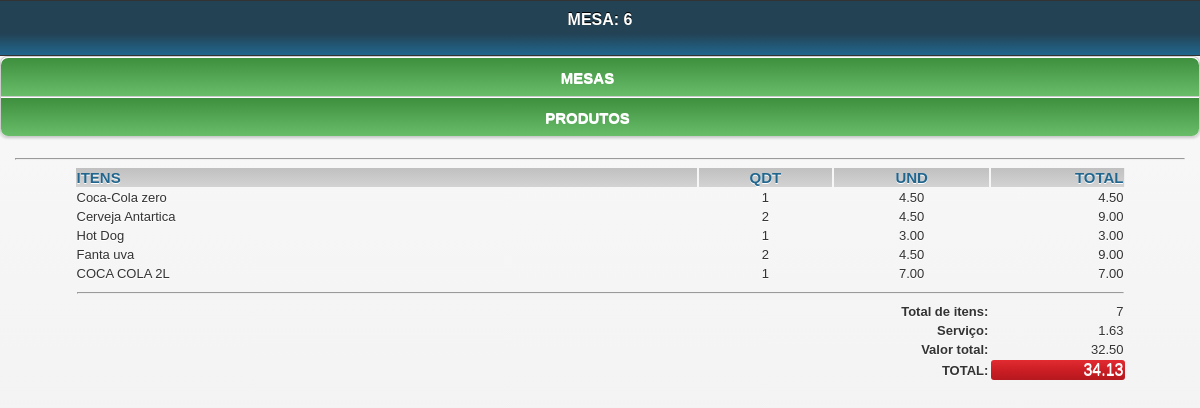
The page /mobile/vermesa.php?id_mesa=6 (signed in) on the database its author committed.
### tables this page shows
CREATE TABLE `tbl_carrinho` (
  `id` int(11) NOT NULL AUTO_INCREMENT,
  `cod` int(11) NOT NULL,
  `nome` varchar(150) NOT NULL,
  `preco` varchar(10) NOT NULL,
  `qtd` int(11) NOT NULL,
  `comanda` int(200) NOT NULL,
  `data` date NOT NULL,
  `time` time NOT NULL,
  `id_mesa` int(30) NOT NULL,
  `situacao` int(2) NOT NULL,
  `idGarcon` varchar(200) NOT NULL,
  `status` int(1) NOT NULL,
  `destino` int(1) NOT NULL,
  `entregue` int(1) NOT NULL,
  `feito` int(1) NOT NULL,
  PRIMARY KEY (`id`)
);

CREATE TABLE `config` (
  `id_conf` int(30) NOT NULL,
  `empresa` varchar(200) NOT NULL,
  `telefone` varchar(30) NOT NULL,
  `pgarcon` int(10) NOT NULL,
  `ativo` int(2) NOT NULL,
  `logo` varchar(100) DEFAULT NULL
);

### mobile/vermesa.php (the view, shortened to what this page needs)
<?php include "../config/conexao.php";
$idGarcon = $_SESSION['id_garcom'];
?>
<!doctype html>
<html class="no-js ui-mobile-rendering" lang="pt">
<head>
      <link rel="stylesheet" href="css/jquery.mobile-1.3.1.min.css" />
      <link rel="stylesheet" href="../css/css.css"/>
	  <link rel="stylesheet" href="css/stylemobile.css" />
</head>
<body>
<div class="categories" data-role="page" data-title="Categories">
      <div data-role="header" class="cabec">
            <h1>MESA: <?php echo $_GET['id_mesa']; ?></h1></br>
      </div>
              <ul data-role="listview" data-inset="true"  class="">
				<li><a style="color:white" class="cats2" href="mesas.php?id_garcom=<?php echo $idGarcon; ?>">MESAS</a></li>
				<li><a  style="color:white" class="cats2" href="javascript:window.history.go(-1)">PRODUTOS</a></li>
            </ul>
      <div data-role="content">
      <hr/>
      <div id="mesas2">
		<table width="100%">
			<tr style="font-size:15px; background: linear-gradient(#C0C0C0, #D3D3D3)">
			  <td width="56%" style="font-size:15px; color:#21668e"><strong>ITENS</strong></td>
			  <td width="12%" align="center"style="font-size:15px; color:#21668e"><strong>QDT</strong></td>
			  <td width="14%" align="center"style="font-size:15px; color:#21668e"><strong>UND</strong></td>
			  <td align="right" style="font-size:15px; color:#21668e"><strong>TOTAL</strong></td>
			</tr>
			<?php
			$mesa = $_GET['id_mesa'];
			$carrinho = mysql_query("SELECT *, SUM(qtd) AS qt,SUM(preco) AS pr FROM tbl_carrinho WHERE id_mesa = '$mesa' AND situacao ='1' GROUP BY cod") or die(mysql_error());
			$contar = mysql_num_rows($carrinho);
			$total = 0;
			$itens = 0;
			if($contar == 0){
				echo "";
			}else{
				while($res = mysql_fetch_array($carrinho)){
					$nome  			= $res['nome'];
					$preco       	= $res['pr'];
					$unitario		= $res['preco'];
					$qtd		 	= $res['qt'];
					$itens			+=$qtd;
					$total += $preco;
			?>
			<tr class="fontcomanda">
				<td align="left" class="itensnota"><?php echo $nome; ?></td>
				<td align="center" ><?php echo $qtd; ?> </td>
				<td align="center" ><?php echo $unitario ?></td>
				<td width="12%" align="right"><?php echo number_format($preco, 2); ?></td>
			</tr>
			 <?php
				}
			}
			?>
			 <tr class="fontcomanda">
			   <td colspan="4" align="right" class="btn"><hr/></td>
			 </tr>
			 <tr class="fontcomanda">
			  <td colspan="3" align="right" class="btn"><strong>Total de itens:</strong></td>
			  <td align="right"><?php echo @$itens ?></td>
			</tr>
			 <tr class="fontcomanda">
			   <td colspan="3" align="right" class="btn"><strong>Serviço: </strong></td>
			   <td align="right">
				 <?php
					$g = mysql_query("SELECT * FROM config") or die(mysql_error());
					$w = mysql_fetch_array($g);
					$ativo = $w['ativo'];
					$percentual = $w['pgarcon'];
					if($ativo == 1){
						$porcento_garcon = $percentual;
					}else{
						$porcento_garcon = 0;
					}
						$pgarcon = $total * $porcento_garcon / 100;
						$somatotal = $total + $pgarcon;
					?> <?php echo number_format($pgarcon, 2, '.', '.'); ?>
			   </td>
			 </tr>
			 <tr class="fontcomanda">
			   <td colspan="3" align="right" class="btn"><strong>Valor total: </strong></td>
			   <td align="right"> <?php echo number_format($total, 2, '.', '.'); ?></td>
			 </tr>
			 <tr class="fontcomanda">
			   <td style="color:c71c22;" colspan="3" align="right" class="btn"><strong>TOTAL: </strong></td>
			   <td style="background: linear-gradient(#e12b31, #c71c22 60%, #b5191f); color:white;font-size:16px; border-radius: 3px;" align="right"> <?php echo number_format($somatotal, 2, '.', '.'); ?></td>
			 </tr>
			</table>
</div>
</div>
</body>
</html>

### css/css.css (style rules this page uses)
body { margin-left: 0px;margin-top: 0px;margin-right: 0px;margin-bottom: 0px; background-color:#FFF; font-family:Verdana, Geneva, sans-serif; font-size:12px; }
h1 { font-size:18px; margin-top:0; }
#mesas2 { width:90%; height:500px; margin:0 auto;overflow:auto; margin-top: }
.fontcomanda { font-size:13px; }

### mobile/css/stylemobile.css (style rules this page uses)
.cabec { background-image: -webkit-linear-gradient(#234254, #234254 60%, #21668e); color:white; }
.categories .cats2 { background: linear-gradient(#3e8f3e, #69bd69 ); text-transform:uppercase; font-size:15px; text-align:center; color:white; }

### rows shown on the page
tbl_carrinho: nome "Coca-Cola zero", qtd "1", preco "4.50"
tbl_carrinho: nome "Cerveja Antartica", qtd "2", preco "4.50", preco "9.00"
tbl_carrinho: nome "Hot Dog", qtd "1", preco "3.00"
tbl_carrinho: nome "Fanta uva", qtd "2", preco "4.50", preco "9.00"
tbl_carrinho: nome "COCA COLA 2L", qtd "1", preco "7.00"
config: pgarcon "1.63", pgarcon "34.13"

### other values the page prints
$_GET['id_mesa'] "6"
$total "32.50"
